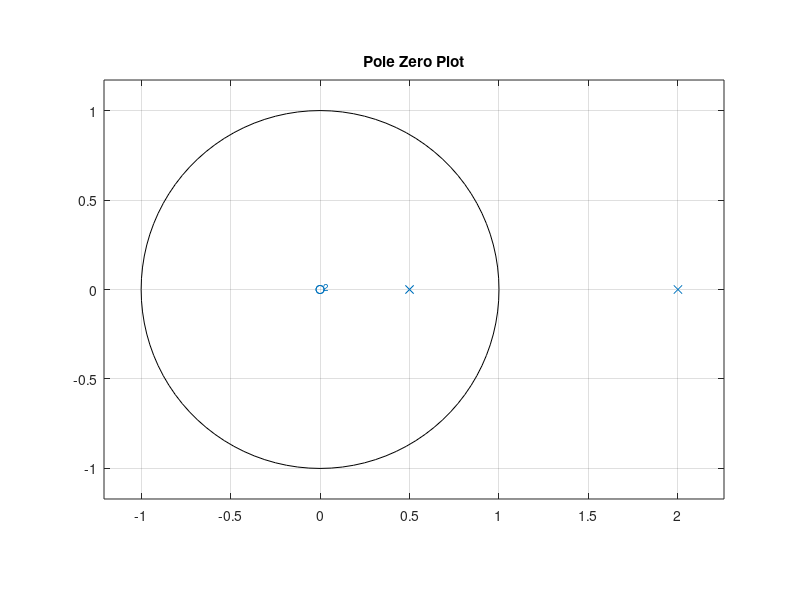
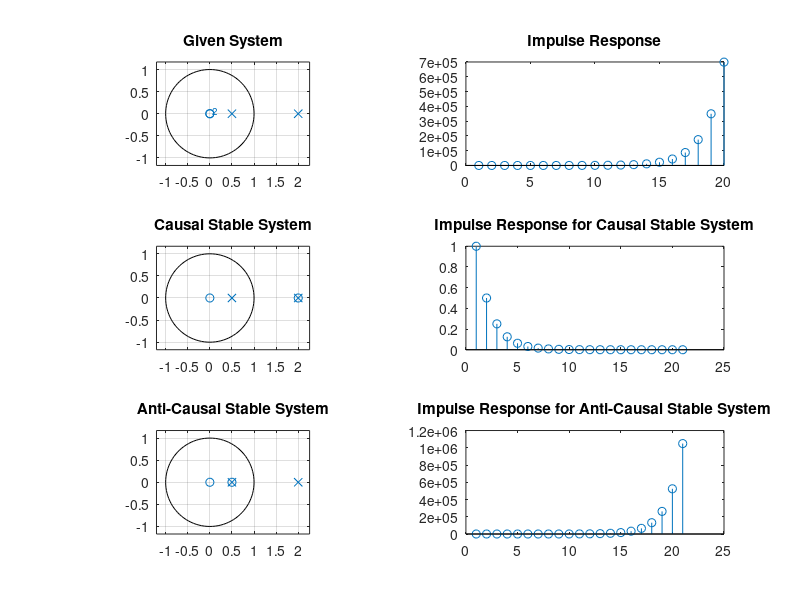

Source code (MATLAB) for these figures, in order:
clc;
clearvars;

num = [1];
den = [ 1 -2.5 1];
figure(1);
zplane(num,den);
title("Pole Zero Plot");

num1 = [1 -2];
num2 = [1 -.5];

figure(2)
subplot(3,2,1)
zplane(num,den);
title('Given System');

subplot(3,2,2)
x = impz(num,den);
stem(x); title('Impulse Response');

subplot(3,2,3);
zplane(num1,den); title('Causal Stable System');

subplot(3,2,4)
y = impz(num1, den);
stem(y); title('Impulse Response for Causal Stable System');

subplot(3,2,5);
zplane(num2,den); title('Anti-Causal Stable System');

subplot(3,2,6)
z = impz(num2, den);
stem(z); title('Impulse Response for Anti-Causal Stable System');
